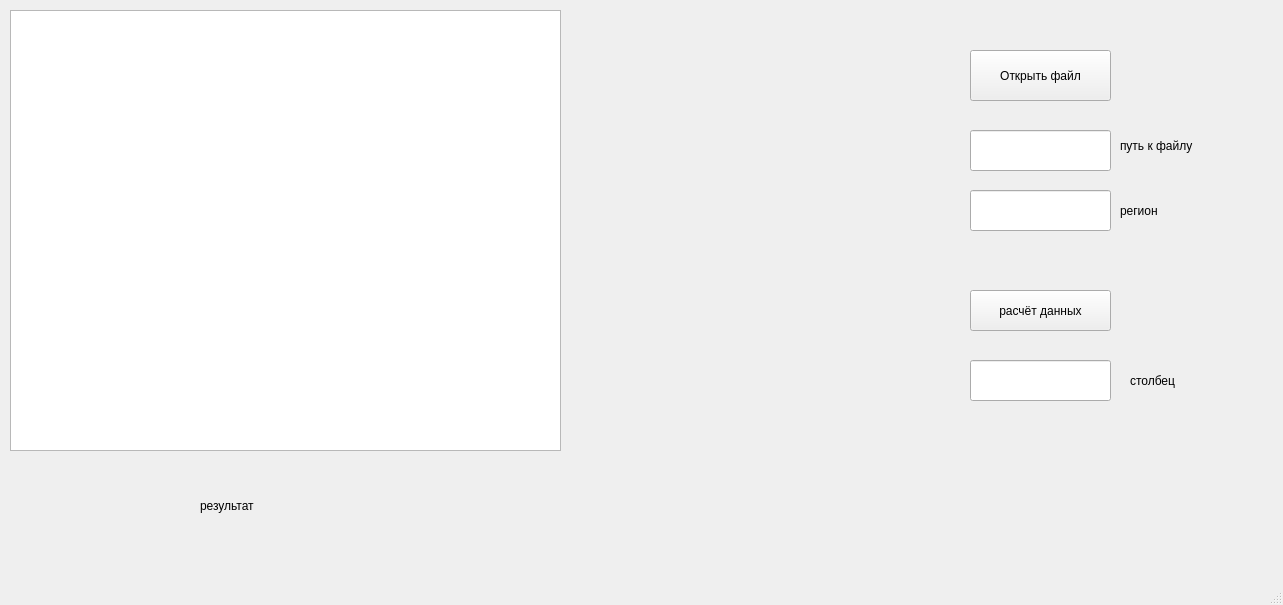
<?xml version="1.0" encoding="UTF-8"?>
<ui version="4.0">
 <class>MainWindow</class>
 <widget class="QMainWindow" name="MainWindow">
  <property name="geometry">
   <rect>
    <x>0</x>
    <y>0</y>
    <width>1283</width>
    <height>605</height>
   </rect>
  </property>
  <property name="windowTitle">
   <string>MainWindow</string>
  </property>
  <widget class="QWidget" name="centralwidget">
   <widget class="QPushButton" name="Btn_file">
    <property name="geometry">
     <rect>
      <x>970</x>
      <y>50</y>
      <width>141</width>
      <height>51</height>
     </rect>
    </property>
    <property name="text">
     <string>Открыть файл</string>
    </property>
   </widget>
   <widget class="QPushButton" name="Btn_stolb">
    <property name="geometry">
     <rect>
      <x>970</x>
      <y>290</y>
      <width>141</width>
      <height>41</height>
     </rect>
    </property>
    <property name="text">
     <string>расчёт данных</string>
    </property>
   </widget>
   <widget class="QLabel" name="label_rez">
    <property name="geometry">
     <rect>
      <x>200</x>
      <y>490</y>
      <width>331</width>
      <height>31</height>
     </rect>
    </property>
    <property name="text">
     <string>результат</string>
    </property>
   </widget>
   <widget class="QLineEdit" name="line_path">
    <property name="geometry">
     <rect>
      <x>970</x>
      <y>130</y>
      <width>141</width>
      <height>41</height>
     </rect>
    </property>
   </widget>
   <widget class="QLineEdit" name="line_region">
    <property name="geometry">
     <rect>
      <x>970</x>
      <y>190</y>
      <width>141</width>
      <height>41</height>
     </rect>
    </property>
   </widget>
   <widget class="QLineEdit" name="line_stolb">
    <property name="geometry">
     <rect>
      <x>970</x>
      <y>360</y>
      <width>141</width>
      <height>41</height>
     </rect>
    </property>
   </widget>
   <widget class="QLabel" name="label_2">
    <property name="geometry">
     <rect>
      <x>1120</x>
      <y>200</y>
      <width>91</width>
      <height>21</height>
     </rect>
    </property>
    <property name="text">
     <string>регион</string>
    </property>
   </widget>
   <widget class="QTableWidget" name="table_region">
    <property name="geometry">
     <rect>
      <x>10</x>
      <y>10</y>
      <width>551</width>
      <height>441</height>
     </rect>
    </property>
   </widget>
   <widget class="QLabel" name="label_3">
    <property name="geometry">
     <rect>
      <x>1120</x>
      <y>130</y>
      <width>111</width>
      <height>31</height>
     </rect>
    </property>
    <property name="text">
     <string>путь к файлу</string>
    </property>
   </widget>
   <widget class="QLabel" name="label_4">
    <property name="geometry">
     <rect>
      <x>1130</x>
      <y>370</y>
      <width>111</width>
      <height>21</height>
     </rect>
    </property>
    <property name="text">
     <string>столбец</string>
    </property>
   </widget>
   <widget class="QLabel" name="label">
    <property name="geometry">
     <rect>
      <x>570</x>
      <y>10</y>
      <width>391</width>
      <height>521</height>
     </rect>
    </property>
    <property name="text">
     <string/>
    </property>
   </widget>
  </widget>
  <widget class="QMenuBar" name="menubar">
   <property name="geometry">
    <rect>
     <x>0</x>
     <y>0</y>
     <width>1283</width>
     <height>26</height>
    </rect>
   </property>
  </widget>
  <widget class="QStatusBar" name="statusbar"/>
 </widget>
 <resources/>
 <connections/>
</ui>
